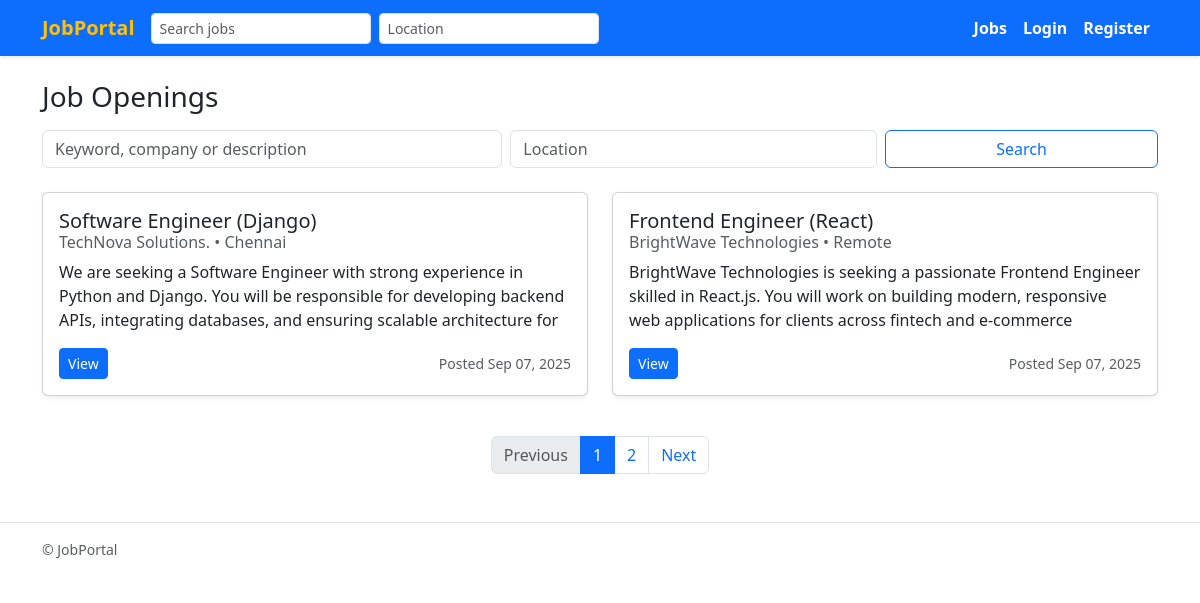
The page / on the database its author committed.
### jobs/models.py (models this page shows, shortened)
class Job(models.Model):
    poster = models.ForeignKey(
        User, on_delete=models.CASCADE, related_name="posted_jobs"
    )
    title = models.CharField(max_length=255)
    company = models.CharField(max_length=255)
    description = models.TextField()
    location = models.CharField(max_length=255, blank=True)
    created_at = models.DateTimeField(auto_now_add=True)
    updated_at = models.DateTimeField(auto_now=True)
    class Meta:
        ordering = ["-created_at"]
        indexes = [
            models.Index(fields=["title"]),
            models.Index(fields=["company"]),
            models.Index(fields=["location"]),
        ]

### jobs/views.py (the view)
# urls.py: path("", views.JobListView.as_view(), name="job_list"),
class JobListView(ListView):
    model = Job
    template_name = "jobs/job_list.html"
    context_object_name = "jobs"
    paginate_by = 2
    def get_queryset(self):
        qs = super().get_queryset().order_by("-created_at")
        q = self.request.GET.get("q", "").strip()
        location = self.request.GET.get("location", "").strip()
        if q:
            qs = qs.filter(
                Q(title__icontains=q) | Q(description__icontains=q) | Q(company__icontains=q)
            )
        if location:
            qs = qs.filter(location__icontains=location)
        return qs
    def get_context_data(self, **kwargs):
        ctx = super().get_context_data(**kwargs)
        ctx["search_form"] = JobSearchForm(self.request.GET or None)
        return ctx

### jobs/forms.py
class JobSearchForm(forms.Form):
    q = forms.CharField(required=False, label="Keyword", widget=forms.TextInput(attrs={"placeholder": "keyword"}))
    location = forms.CharField(required=False, label="Location", widget=forms.TextInput(attrs={"placeholder": "location"}))

### jobs/templates/jobs/job_list.html (shortened to what this page needs)
{% extends 'jobs/base.html' %}
{% block content %}
<div class="d-flex justify-content-between align-items-center mb-3">
  <h1 class="h3 mb-0">Job Openings</h1>
</div>
<form method="get" class="row g-2 mb-4">
  <div class="col-md-5">
    <input name="q" value="{{ request.GET.q|default:'' }}" class="form-control" placeholder="Keyword, company or description" aria-label="Search jobs">
  </div>
  <div class="col-md-4">
    <input name="location" value="{{ request.GET.location|default:'' }}" class="form-control" placeholder="Location" aria-label="Location">
  </div>
  <div class="col-md-3 d-grid">
    <button class="btn btn-outline-primary">Search</button>
  </div>
</form>
<div class="row">
  {% for job in jobs %}
    <div class="col-md-6 mb-4">
      <div class="card h-100 shadow-sm">
        <div class="card-body d-flex flex-column">
          <h5 class="card-title mb-1">{{ job.title }}</h5>
          <h6 class="card-subtitle mb-2 text-muted">
            {{ job.company }}{% if job.location %} • {{ job.location }}{% endif %}
          </h6>
          <p class="card-text mb-3" style="max-height:4.5em; overflow:hidden; text-overflow:ellipsis;">
            {{ job.description }}
          </p>
          <div class="mt-auto d-flex justify-content-between align-items-center">
            <a href="{% url 'jobs:job_detail' job.pk %}" class="btn btn-sm btn-primary">View</a>
            <div class="text-end">
              <small class="text-muted d-block">Posted {{ job.created_at|date:"M d, Y" }}</small>
            </div>
          </div>
        </div>
      </div>
    </div>
  {% empty %}
    <div class="col-12">
      <div class="alert alert-info mb-0">No jobs found matching your criteria.</div>
    </div>
  {% endfor %}
</div>
<nav aria-label="Job list pagination" class="mt-3">
  {% with q=request.GET.q|urlencode location=request.GET.location|urlencode %}
    {% if is_paginated %}
      <ul class="pagination justify-content-center mb-0">
        {% if page_obj.has_previous %}
          <li class="page-item">
            <a class="page-link" href="?page={{ page_obj.previous_page_number }}{% if q %}&q={{ q }}{% endif %}{% if location %}&location={{ location }}{% endif %}">Previous</a>
          </li>
        {% else %}
          <li class="page-item disabled"><span class="page-link">Previous</span></li>
        {% endif %}
        {% if page_obj.number == 1 %}
          <li class="page-item active"><span class="page-link">1</span></li>
        {% else %}
          <li class="page-item"><a class="page-link" href="?page=1{% if q %}&q={{ q }}{% endif %}{% if location %}&location={{ location }}{% endif %}">1</a></li>
        {% endif %}
        {% if paginator.num_pages > 1 %}
          {% if page_obj.number == paginator.num_pages %}
            <li class="page-item active"><span class="page-link">{{ paginator.num_pages }}</span></li>
          {% else %}
            <li class="page-item"><a class="page-link" href="?page={{ paginator.num_pages }}{% if q %}&q={{ q }}{% endif %}{% if location %}&location={{ location }}{% endif %}">{{ paginator.num_pages }}</a></li>
          {% endif %}
        {% endif %}
        {% if page_obj.has_next %}
          <li class="page-item">
            <a class="page-link" href="?page={{ page_obj.next_page_number }}{% if q %}&q={{ q }}{% endif %}{% if location %}&location={{ location }}{% endif %}">Next</a>
          </li>
        {% else %}
          <li class="page-item disabled"><span class="page-link">Next</span></li>
        {% endif %}
      </ul>
    {% endif %}
  {% endwith %}
</nav>
{% endblock %}

### rows shown on the page
Job: title "Software Engineer (Django)", company "TechNova Solutions.", location "Chennai", description "We are seeking a Software Engineer with strong experience in Python and Django. You will be responsible for developing backend APIs, integrating databases, and ensuring scalable architecture for…", created_at "Sep 07, 2025"
Job: title "Frontend Engineer (React)", company "BrightWave Technologies", location "Remote", description "BrightWave Technologies is seeking a passionate Frontend Engineer skilled in React.js. You will work on building modern, responsive web applications for clients across fintech and e-commerce…", created_at "Sep 07, 2025"

### other values the page prints
{{ paginator.num_pages }} "2"
